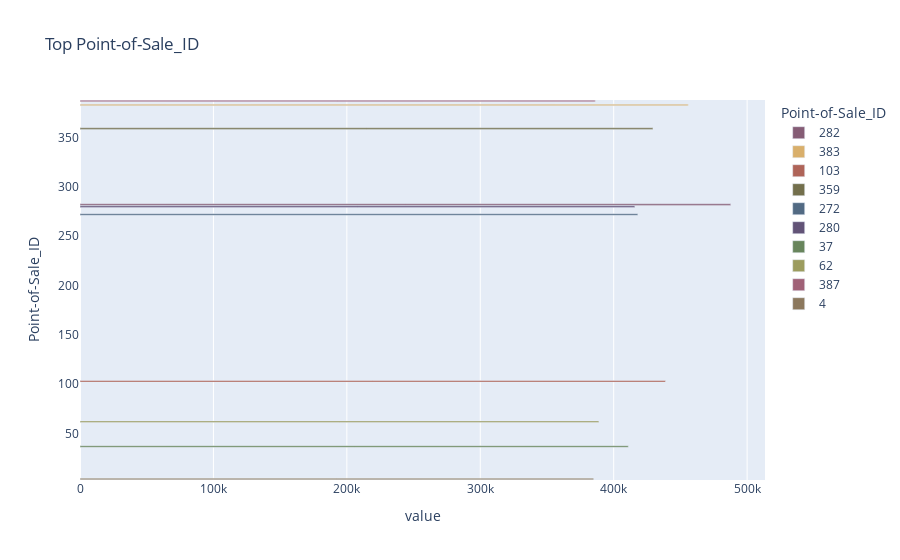

Notebook source saved alongside this figure:
### Code cell
top_frequencies('Point-of-Sale_ID')

### Figure 1 — Plotly figure (JSON) as saved in the notebook; plotly's stock layout.template omitted (floating-point values rounded to 4 significant figures)
{"data": [{"alignmentgroup": "True", "hovertemplate": "Point-of-Sale_ID=%{y}<br>value=%{x}<extra></extra>", "legendgroup": "282", "marker": {"color": "rgb(133, 92, 117)"}, "name": "282", "offsetgroup": "282", "orientation": "h", "showlegend": true, "textposition": "auto", "type": "bar", "x": [487734], "xaxis": "x", "y": [282], "yaxis": "y"}, {"alignmentgroup": "True", "hovertemplate": "Point-of-Sale_ID=%{y}<br>value=%{x}<extra></extra>", "legendgroup": "383", "marker": {"color": "rgb(217, 175, 107)"}, "name": "383", "offsetgroup": "383", "orientation": "h", "showlegend": true, "textposition": "auto", "type": "bar", "x": [455885], "xaxis": "x", "y": [383], "yaxis": "y"}, {"alignmentgroup": "True", "hovertemplate": "Point-of-Sale_ID=%{y}<br>value=%{x}<extra></extra>", "legendgroup": "103", "marker": {"color": "rgb(175, 100, 88)"}, "name": "103", "offsetgroup": "103", "orientation": "h", "showlegend": true, "textposition": "auto", "type": "bar", "x": [438835], "xaxis": "x", "y": [103], "yaxis": "y"}, {"alignmentgroup": "True", "hovertemplate": "Point-of-Sale_ID=%{y}<br>value=%{x}<extra></extra>", "legendgroup": "359", "marker": {"color": "rgb(115, 111, 76)"}, "name": "359", "offsetgroup": "359", "orientation": "h", "showlegend": true, "textposition": "auto", "type": "bar", "x": [429421], "xaxis": "x", "y": [359], "yaxis": "y"}, {"alignmentgroup": "True", "hovertemplate": "Point-of-Sale_ID=%{y}<br>value=%{x}<extra></extra>", "legendgroup": "272", "marker": {"color": "rgb(82, 106, 131)"}, "name": "272", "offsetgroup": "272", "orientation": "h", "showlegend": true, "textposition": "auto", "type": "bar", "x": [418088], "xaxis": "x", "y": [272], "yaxis": "y"}, {"alignmentgroup": "True", "hovertemplate": "Point-of-Sale_ID=%{y}<br>value=%{x}<extra></extra>", "legendgroup": "280", "marker": {"color": "rgb(98, 83, 119)"}, "name": "280", "offsetgroup": "280", "orientation": "h", "showlegend": true, "textposition": "auto", "type": "bar", "x": [415853], "xaxis": "x", "y": [280], "yaxis": "y"}, {"alignmentgroup": "True", "hovertemplate": "Point-of-Sale_ID=%{y}<br>value=%{x}<extra></extra>", "legendgroup": "37", "marker": {"color": "rgb(104, 133, 92)"}, "name": "37", "offsetgroup": "37", "orientation": "h", "showlegend": true, "textposition": "auto", "type": "bar", "x": [410960], "xaxis": "x", "y": [37], "yaxis": "y"}, {"alignmentgroup": "True", "hovertemplate": "Point-of-Sale_ID=%{y}<br>value=%{x}<extra></extra>", "legendgroup": "62", "marker": {"color": "rgb(156, 156, 94)"}, "name": "62", "offsetgroup": "62", "orientation": "h", "showlegend": true, "textposition": "auto", "type": "bar", "x": [388919], "xaxis": "x", "y": [62], "yaxis": "y"}, {"alignmentgroup": "True", "hovertemplate": "Point-of-Sale_ID=%{y}<br>value=%{x}<extra></extra>", "legendgroup": "387", "marker": {"color": "rgb(160, 97, 119)"}, "name": "387", "offsetgroup": "387", "orientation": "h", "showlegend": true, "textposition": "auto", "type": "bar", "x": [386187], "xaxis": "x", "y": [387], "yaxis": "y"}, {"alignmentgroup": "True", "hovertemplate": "Point-of-Sale_ID=%{y}<br>value=%{x}<extra></extra>", "legendgroup": "4", "marker": {"color": "rgb(140, 120, 93)"}, "name": "4", "offsetgroup": "4", "orientation": "h", "showlegend": true, "textposition": "auto", "type": "bar", "x": [384947], "xaxis": "x", "y": [4], "yaxis": "y"}], "layout": {"barmode": "relative", "legend": {"title": {"text": "Point-of-Sale_ID"}, "tracegroupgap": 0}, "title": {"text": "Top Point-of-Sale_ID"}, "xaxis": {"anchor": "y", "domain": [0, 1], "title": {"text": "value"}}, "yaxis": {"anchor": "x", "categoryarray": [4, 387, 62, 37, 280, 272, 359, 103, 383, 282], "categoryorder": "array", "domain": [0, 1], "title": {"text": "Point-of-Sale_ID"}}}}
